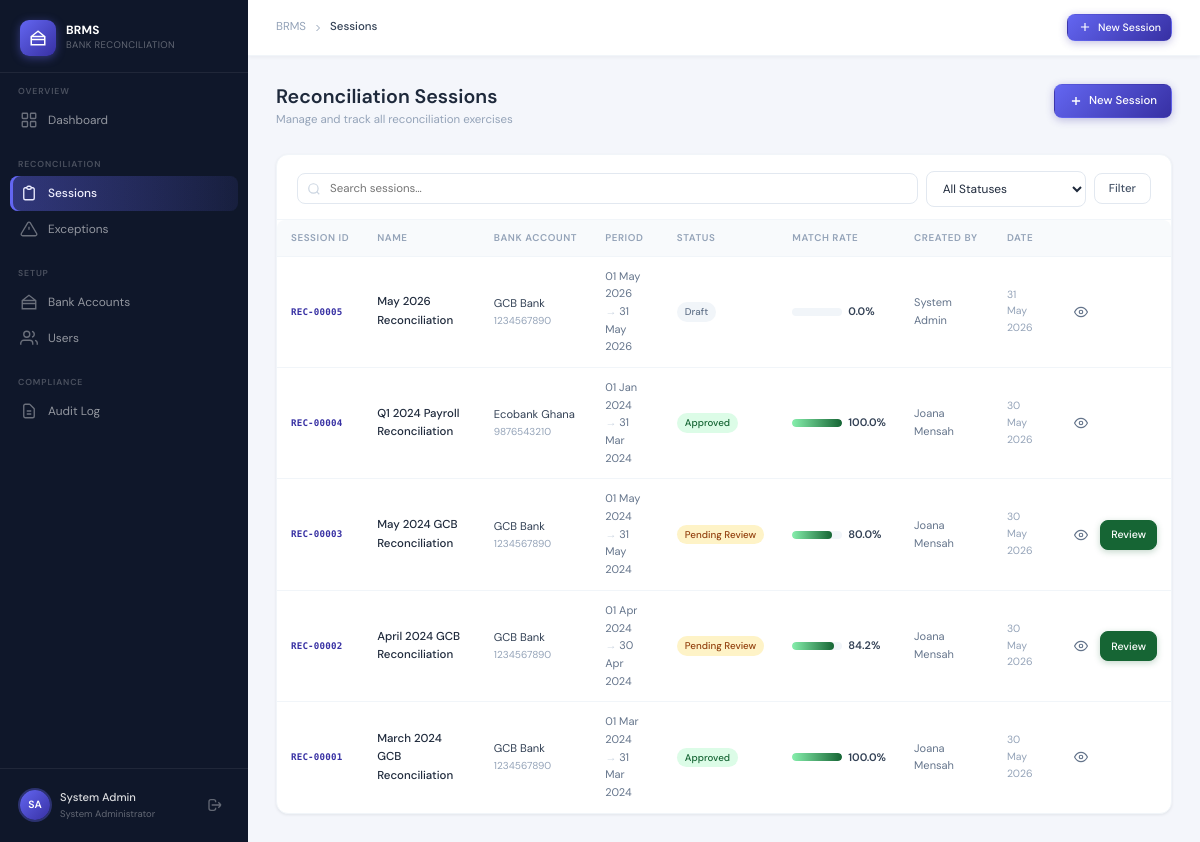
The page /sessions/ (signed in) on the database as committed earlier.
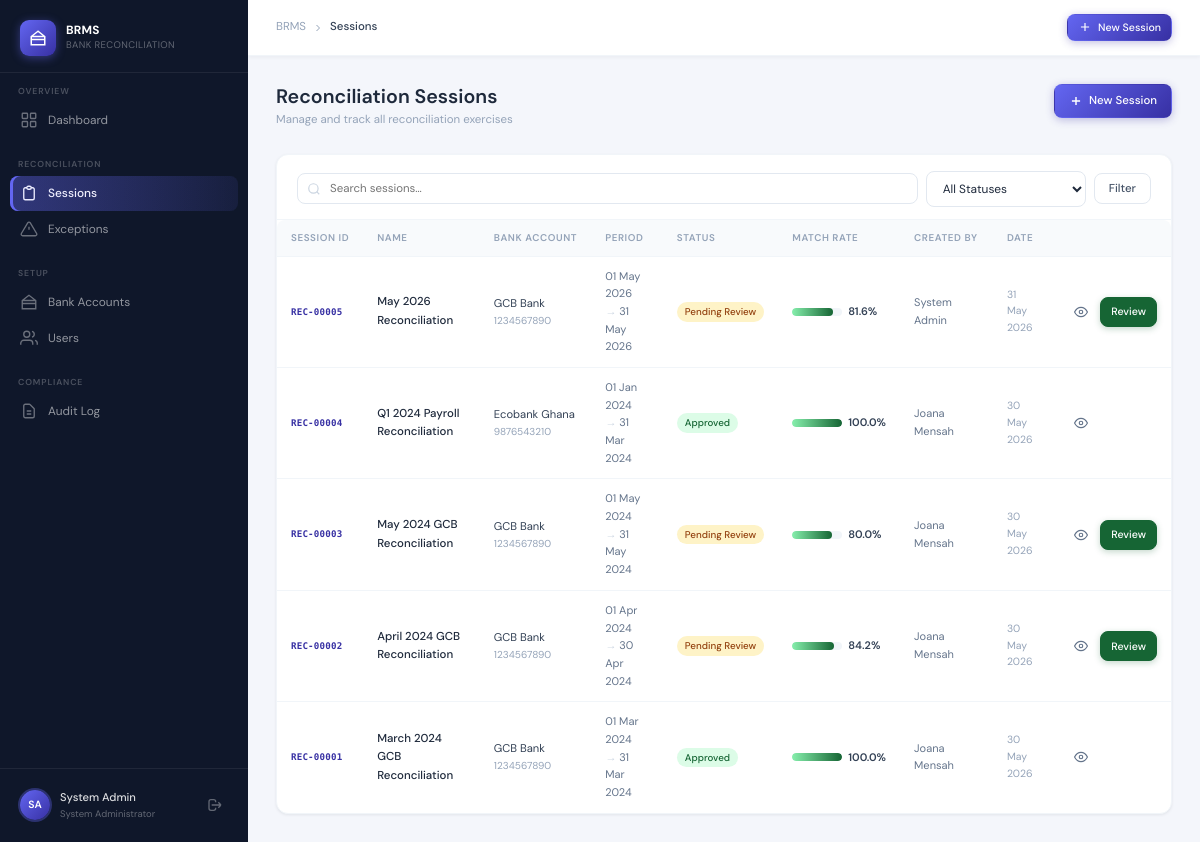
The same page on the database as committed later.
### reconciliation/models.py (models this page shows, shortened)
class ReconciliationSession(models.Model):
    STATUS_CHOICES = [
        ('draft', 'Draft'),
        ('processing', 'Processing'),
        ('pending_review', 'Pending Review'),
        ('approved', 'Approved'),
        ('rejected', 'Rejected'),
        ('closed', 'Closed'),
    ]
    session_id = models.CharField(max_length=20, unique=True, editable=False)
    session_name = models.CharField(max_length=200)
    bank_account = models.ForeignKey(BankAccount, on_delete=models.CASCADE)
    period_start = models.DateField()
    period_end = models.DateField()
    status = models.CharField(max_length=20, choices=STATUS_CHOICES, default='draft')
    created_by = models.ForeignKey(settings.AUTH_USER_MODEL, on_delete=models.SET_NULL, null=True, related_name='sessions_created')
    approved_by = models.ForeignKey(settings.AUTH_USER_MODEL, on_delete=models.SET_NULL, null=True, blank=True, related_name='sessions_approved')
    approval_date = models.DateTimeField(null=True, blank=True)
    approval_comments = models.TextField(blank=True)
    created_at = models.DateTimeField(auto_now_add=True)
    updated_at = models.DateTimeField(auto_now=True)
    @property
    def match_rate(self):
        total = self.transactions.count()
        if total == 0:
            return 0
        matched = self.transactions.filter(status='matched').count()
        return round((matched / total) * 100, 1)

class BankAccount(models.Model):
    STATUS_CHOICES = [('active', 'Active'), ('inactive', 'Inactive'), ('frozen', 'Frozen')]
    CURRENCY_CHOICES = [('GHS', 'Ghana Cedis'), ('USD', 'US Dollar'), ('EUR', 'Euro'), ('GBP', 'British Pound')]
    account_name = models.CharField(max_length=200)
    account_number = models.CharField(max_length=50, unique=True)
    bank_name = models.CharField(max_length=200)
    currency = models.CharField(max_length=3, choices=CURRENCY_CHOICES, default='GHS')
    branch = models.CharField(max_length=200, blank=True)
    status = models.CharField(max_length=20, choices=STATUS_CHOICES, default='active')
    created_by = models.ForeignKey(settings.AUTH_USER_MODEL, on_delete=models.SET_NULL, null=True)
    created_at = models.DateTimeField(auto_now_add=True)

### accounts/models.py (models this page shows, shortened)
class User(AbstractUser):
    ROLE_CHOICES = [
        ('admin', 'System Administrator'),
        ('officer', 'Reconciliation Officer'),
        ('manager', 'Finance Manager'),
        ('auditor', 'Internal Auditor'),
        ('executive', 'Executive User'),
    ]
    role = models.CharField(max_length=20, choices=ROLE_CHOICES, default='officer')
    phone = models.CharField(max_length=20, blank=True)
    department = models.CharField(max_length=100, blank=True)
    is_locked = models.BooleanField(default=False)
    last_password_change = models.DateTimeField(null=True, blank=True)
    created_at = models.DateTimeField(auto_now_add=True)
    def can_approve(self):
        return self.role in ['manager', 'admin']
    def can_upload(self):
        return self.role in ['officer', 'admin']
    def is_read_only(self):
        return self.role in ['auditor', 'executive']

### reconciliation/views.py (the view)
# urls.py: path('sessions/', views.session_list, name='session_list'),
@login_required
def session_list(request):
    qs = ReconciliationSession.objects.select_related('bank_account', 'created_by').order_by('-created_at')
    status_filter = request.GET.get('status', '')
    search        = request.GET.get('q', '')
    if status_filter:
        qs = qs.filter(status=status_filter)
    if search:
        qs = qs.filter(Q(session_name__icontains=search) | Q(session_id__icontains=search))
    page = Paginator(qs, 15).get_page(request.GET.get('page'))
    return render(request, 'reconciliation/session_list.html', {
        'page_obj': page, 'status_filter': status_filter, 'search': search,
        'status_choices': ReconciliationSession.STATUS_CHOICES,
    })

### templates/reconciliation/session_list.html (shortened to what the changed rows need)
{% extends 'base.html' %}
{% block content %}
<div class="card">
  {% if page_obj.object_list %}
  <div class="table-wrap">
    <table class="data-table">
      <thead>
        <tr>
          <th>Session ID</th>
          <th>Name</th>
          <th>Bank Account</th>
          <th>Period</th>
          <th>Status</th>
          <th>Match Rate</th>
          <th>Created By</th>
          <th>Date</th>
          <th></th>
        </tr>
      </thead>
      <tbody>
        {% for sess in page_obj %}
        <tr>
          <td><span class="mono" style="color:var(--blue-500);font-weight:600">{{ sess.session_id }}</span></td>
          <td>
            <a href="{% url 'reconciliation:session_detail' sess.pk %}" style="font-weight:500;color:var(--slate-800)">
              {{ sess.session_name }}
            </a>
          </td>
          <td style="font-size:0.8rem">
            <div>{{ sess.bank_account.bank_name }}</div>
            <div style="color:var(--slate-400);font-size:0.72rem">{{ sess.bank_account.account_number }}</div>
          </td>
          <td style="font-size:0.79rem;color:var(--slate-500)">
            {{ sess.period_start|date:"d M Y" }}<br>
            <span style="color:var(--slate-300)">→</span> {{ sess.period_end|date:"d M Y" }}
          </td>
          <td>
            <span class="badge
              {% if sess.status == 'approved' %}badge-approved
              {% elif sess.status == 'rejected' %}badge-rejected
              {% elif sess.status == 'pending_review' %}badge-pending
              {% elif sess.status == 'processing' %}badge-processing
              {% elif sess.status == 'closed' %}badge-closed
              {% else %}badge-draft{% endif %}">
              {{ sess.get_status_display }}
            </span>
          </td>
          <td>
            <div style="display:flex;align-items:center;gap:6px">
              <div class="progress-bar-wrap" style="width:50px">
                <div class="progress-bar {% if sess.match_rate >= 80 %}success{% endif %}" style="width:{{ sess.match_rate }}%"></div>
              </div>
              <span style="font-size:0.78rem;font-weight:600">{{ sess.match_rate }}%</span>
            </div>
          </td>
          <td style="font-size:0.79rem;color:var(--slate-500)">{{ sess.created_by.get_full_name|default:sess.created_by.username|default:"—" }}</td>
          <td style="font-size:0.75rem;color:var(--slate-400)">{{ sess.created_at|date:"d M Y" }}</td>
          <td>
            <div style="display:flex;gap:4px">
              <a href="{% url 'reconciliation:session_detail' sess.pk %}" class="btn btn-ghost btn-sm btn-icon" title="View">
                <svg width="14" height="14" fill="none" stroke="currentColor" stroke-width="2" viewBox="0 0 24 24">
                  <path d="M1 12s4-8 11-8 11 8 11 8-4 8-11 8-11-8-11-8z"/><circle cx="12" cy="12" r="3"/>
                </svg>
              </a>
              {% if user.can_approve and sess.status == 'pending_review' %}
              <a href="{% url 'reconciliation:approve_session' sess.pk %}" class="btn btn-success btn-sm">Review</a>
              {% endif %}
            </div>
          </td>
        </tr>
        {% endfor %}
      </tbody>
    </table>
  </div>
  {% else %}
  <div class="empty-state">
    <div class="empty-icon">📋</div>
    <div class="empty-title">No sessions found</div>
    <div class="empty-sub">{% if search or status_filter %}Try adjusting your filters.{% else %}Create your first reconciliation session.{% endif %}</div>
  </div>
  {% endif %}
</div>
{% endblock %}

Rows that differ between the two databases and show on the page:
changed ReconciliationSession "May 2026 Reconciliation": status "Draft" → "Pending Review"; match_rate "0.0" → "81.6"; now shows "Review"
